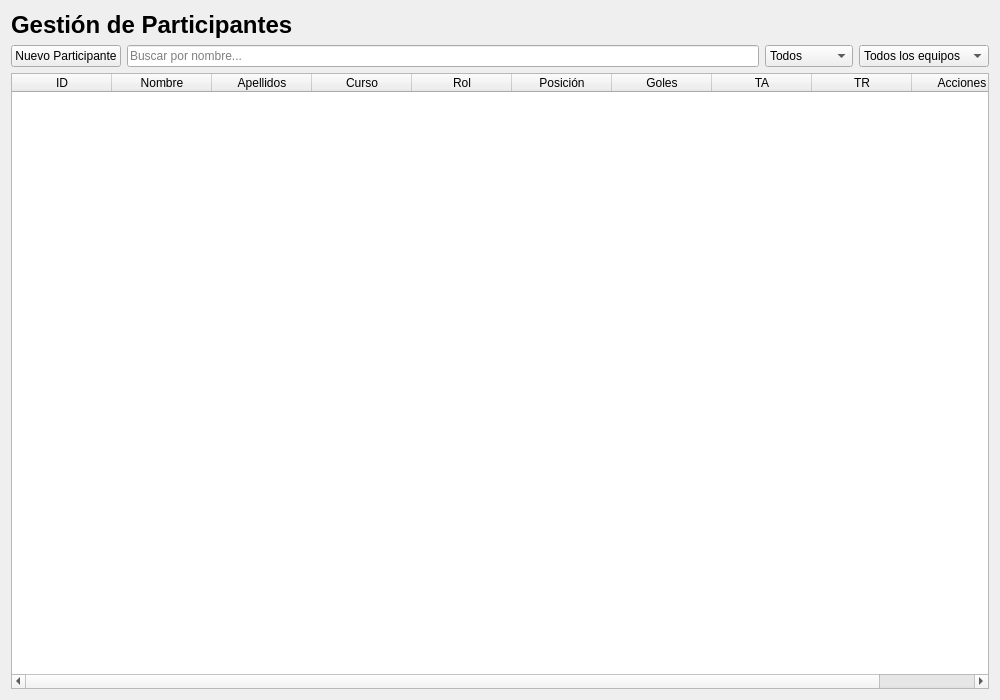
<?xml version="1.0" encoding="UTF-8"?>
<ui version="4.0">
 <class>PageParticipants</class>
 <widget class="QWidget" name="PageParticipants">
  <property name="geometry">
   <rect>
    <x>0</x>
    <y>0</y>
    <width>1000</width>
    <height>700</height>
   </rect>
  </property>
  <property name="windowTitle">
   <string>Gestión de Participantes</string>
  </property>
  <layout class="QVBoxLayout" name="verticalLayout">
   <item>
    <widget class="QLabel" name="labelTitle">
     <property name="text">
      <string>Gestión de Participantes</string>
     </property>
     <property name="styleSheet">
      <string>font-size: 24px; font-weight: bold;</string>
     </property>
    </widget>
   </item>
   <item>
    <layout class="QHBoxLayout" name="horizontalLayout">
     <item>
      <widget class="QPushButton" name="btnNuevoParticipante">
       <property name="text">
        <string>Nuevo Participante</string>
       </property>
      </widget>
     </item>
     <item>
      <widget class="QLineEdit" name="txtBuscar">
       <property name="placeholderText">
        <string>Buscar por nombre...</string>
       </property>
      </widget>
     </item>
     <item>
      <widget class="QComboBox" name="cmbRol">
       <item>
        <property name="text">
         <string>Todos</string>
        </property>
       </item>
       <item>
        <property name="text">
         <string>Jugadores</string>
        </property>
       </item>
       <item>
        <property name="text">
         <string>Árbitros</string>
        </property>
       </item>
      </widget>
     </item>
     <item>
      <widget class="QComboBox" name="cmbEquipo">
       <item>
        <property name="text">
         <string>Todos los equipos</string>
        </property>
       </item>
      </widget>
     </item>
    </layout>
   </item>
   <item>
    <widget class="QTableWidget" name="tableParticipantes">
     <property name="alternatingRowColors">
      <bool>true</bool>
     </property>
     <property name="selectionBehavior">
      <enum>QAbstractItemView::SelectRows</enum>
     </property>
     <column>
      <property name="text">
       <string>ID</string>
      </property>
     </column>
     <column>
      <property name="text">
       <string>Nombre</string>
      </property>
     </column>
     <column>
      <property name="text">
       <string>Apellidos</string>
      </property>
     </column>
     <column>
      <property name="text">
       <string>Curso</string>
      </property>
     </column>
     <column>
      <property name="text">
       <string>Rol</string>
      </property>
     </column>
     <column>
      <property name="text">
       <string>Posición</string>
      </property>
     </column>
     <column>
      <property name="text">
       <string>Goles</string>
      </property>
     </column>
     <column>
      <property name="text">
       <string>TA</string>
      </property>
     </column>
     <column>
      <property name="text">
       <string>TR</string>
      </property>
     </column>
     <column>
      <property name="text">
       <string>Acciones</string>
      </property>
     </column>
    </widget>
   </item>
  </layout>
 </widget>
 <resources/>
 <connections/>
</ui>
